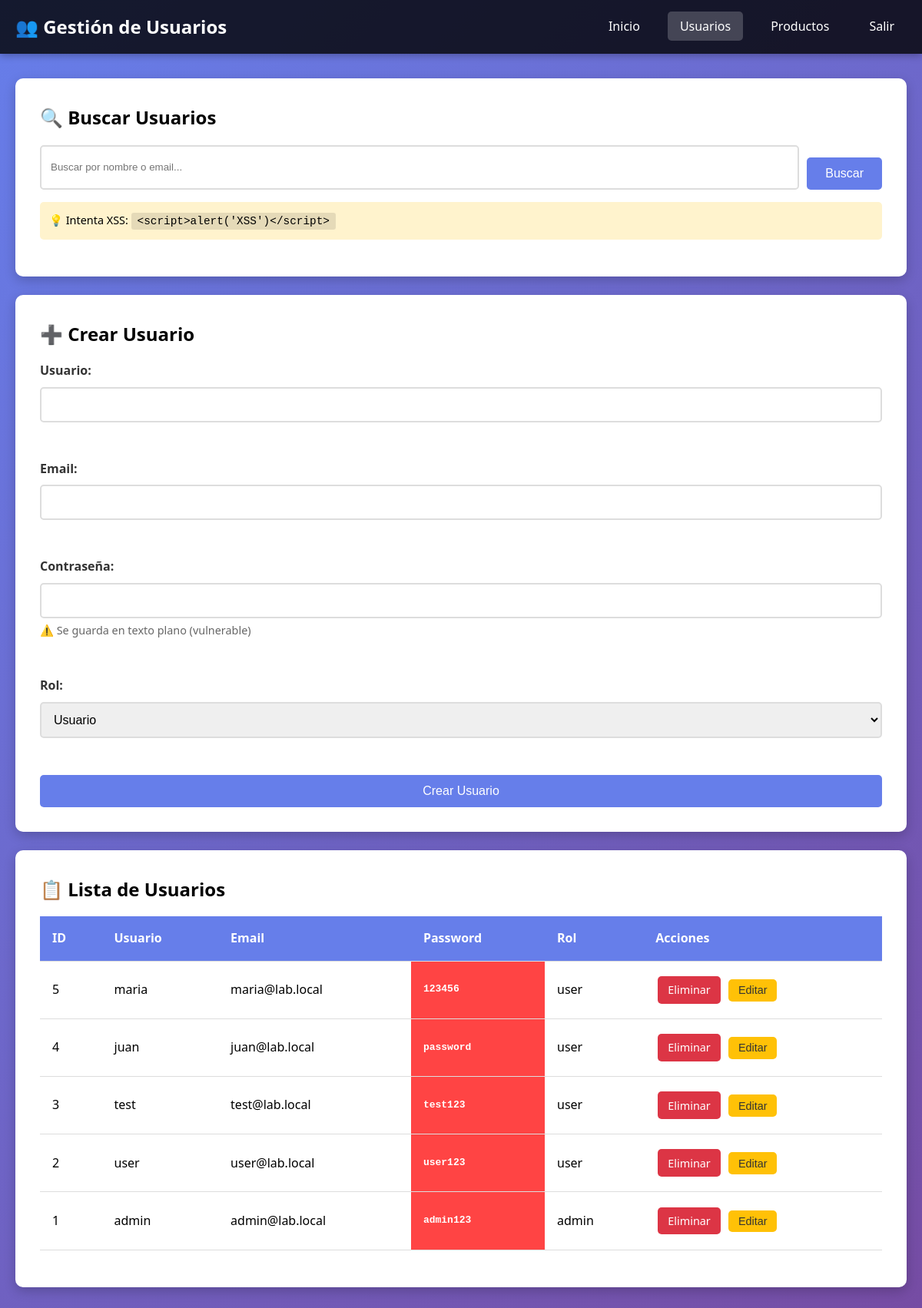
Screenshot of /app_vulnerable/usuarios.php with the database file from the repository.
### tables this page shows
CREATE TABLE IF NOT EXISTS usuarios (
    id INT AUTO_INCREMENT PRIMARY KEY,
    username VARCHAR(50) NOT NULL UNIQUE,
    email VARCHAR(100) NOT NULL,
    password VARCHAR(255) NOT NULL,
    role ENUM('user', 'admin') DEFAULT 'user',
    created_at TIMESTAMP DEFAULT CURRENT_TIMESTAMP
);

### app_vulnerable/usuarios.php (the view, shortened to what this page needs)
<?php
$conn = getConnection();
$search = isset($_GET['search']) ? $_GET['search'] : '';
if ($search != '') {
    $query = "SELECT * FROM usuarios WHERE username LIKE '%$search%' OR email LIKE '%$search%'";
} else {
    $query = "SELECT * FROM usuarios ORDER BY id DESC";
}
$result = mysqli_query($conn, $query);
?>
<!DOCTYPE html>
<html lang="es">
<head>
    <link rel="stylesheet" href="css/style.css">
</head>
<body>
    <nav class="navbar">
        <div class="container">
            <h1>👥 Gestión de Usuarios</h1>
            <ul class="nav-menu">
                <li><a href="index.php">Inicio</a></li>
                <li><a href="usuarios.php" class="active">Usuarios</a></li>
                <li><a href="productos.php">Productos</a></li>
                <li><a href="logout.php">Salir</a></li>
            </ul>
        </div>
    </nav>
    <div class="container">
        <div class="section">
            <h2>🔍 Buscar Usuarios</h2>
            <form method="GET" action="" class="search-form">
                <input type="text" name="search" value="<?php echo $search; ?>"
                       placeholder="Buscar por nombre o email...">
                <button type="submit" class="btn">Buscar</button>
            </form>
            <div class="vulnerability-hint">
                <p>💡 Intenta XSS: <code>&lt;script&gt;alert('XSS')&lt;/script&gt;</code></p>
            </div>
        </div>
        <div class="section">
            <h2>➕ Crear Usuario</h2>
            <form method="POST" action="" class="user-form">
                <div class="form-group">
                    <label>Usuario:</label>
                    <input type="text" name="username" required>
                </div>
                <div class="form-group">
                    <label>Email:</label>
                    <input type="email" name="email" required>
                </div>
                <div class="form-group">
                    <label>Contraseña:</label>
                    <input type="text" name="password" required>
                    <small>⚠️ Se guarda en texto plano (vulnerable)</small>
                </div>
                <div class="form-group">
                    <label>Rol:</label>
                    <select name="role">
                        <option value="user">Usuario</option>
                    </select>
                </div>
                <button type="submit" class="btn btn-primary">Crear Usuario</button>
            </form>
        </div>
        <div class="section">
            <h2>📋 Lista de Usuarios</h2>
            <div class="table-responsive">
                <table class="table">
                    <thead>
                        <tr>
                            <th>ID</th>
                            <th>Usuario</th>
                            <th>Email</th>
                            <th>Password</th>
                            <th>Rol</th>
                            <th>Acciones</th>
                        </tr>
                    </thead>
                    <tbody>
                        <?php while ($user = mysqli_fetch_assoc($result)): ?>
                        <tr>
                            <td><?php echo $user['id']; ?></td>
                            <td><?php echo $user['username']; ?></td>
                            <td><?php echo $user['email']; ?></td>
                            <td class="password-visible"><?php echo $user['password']; ?></td>
                            <td><?php echo $user['role']; ?></td>
                            <td>
                                <a href="?delete=<?php echo $user['id']; ?>"
                                   class="btn btn-danger btn-sm"
                                   onclick="return confirm('¿Eliminar usuario?')">
                                    Eliminar
                                </a>
                                <button onclick="editUser(<?php echo $user['id']; ?>, '<?php echo $user['username']; ?>',
                                                          '<?php echo $user['email']; ?>', '<?php echo $user['role']; ?>')"
                                        class="btn btn-warning btn-sm">
                                    Editar
                                </button>
                            </td>
                        </tr>
                        <?php endwhile; ?>
                    </tbody>
                </table>
            </div>
        </div>
    </div>
</body>
</html>

### app_vulnerable/css/style.css (style rules this page uses)
* { margin: 0; padding: 0; box-sizing: border-box; }
body { font-family: 'Segoe UI', Tahoma, Geneva, Verdana, sans-serif; line-height: 1.6; background: linear-gradient(135deg, #667eea 0%, #764ba2 100%); min-height: 100vh; padding-bottom: 50px; }
.navbar { background: rgba(0, 0, 0, 0.8); padding: 1rem 0; box-shadow: 0 2px 10px rgba(0,0,0,0.3); }
.navbar .container { max-width: 1200px; margin: 0 auto; padding: 0 20px; display: flex; justify-content: space-between; align-items: center; }
.navbar h1 { color: #fff; font-size: 1.5rem; }
.nav-menu { display: flex; list-style: none; gap: 20px; }
.nav-menu a { color: #fff; text-decoration: none; padding: 0.5rem 1rem; border-radius: 5px; transition: background 0.3s; }
.nav-menu a:hover, .nav-menu a.active { background: rgba(255, 255, 255, 0.2); }
.container { max-width: 1200px; margin: 2rem auto; padding: 0 20px; }
.btn { display: inline-block; padding: 0.75rem 1.5rem; background: #667eea; color: white; text-decoration: none; border-radius: 5px; border: none; cursor: pointer; font-size: 1rem; transition: background 0.3s; margin-top: 1rem; }
.btn-primary { background: #667eea; }
.btn-danger { background: #dc3545; }
.btn-warning { background: #ffc107; color: #333; }
.btn-sm { padding: 0.4rem 0.8rem; font-size: 0.9rem; margin: 0.2rem; }
code { background: rgba(0,0,0,0.1); padding: 0.2rem 0.5rem; border-radius: 3px; font-family: 'Courier New', monospace; }
.form-group { margin: 1rem 0; }
.form-group label { display: block; margin-bottom: 0.5rem; font-weight: bold; color: #333; }
.form-group input, .form-group select, .form-group textarea { width: 100%; padding: 0.75rem; border: 2px solid #ddd; border-radius: 5px; font-size: 1rem; }
.form-group small { display: block; margin-top: 0.25rem; color: #666; font-size: 0.9rem; }
.section { background: white; padding: 2rem; border-radius: 10px; margin: 1.5rem 0; box-shadow: 0 5px 15px rgba(0,0,0,0.2); }
.search-form { display: flex; gap: 10px; margin: 1rem 0; }
.search-form input { flex: 1; padding: 0.75rem; border: 2px solid #ddd; border-radius: 5px; }
.vulnerability-hint { background: #fff3cd; padding: 0.75rem; border-radius: 5px; margin: 1rem 0; font-size: 0.9rem; }
.user-form { display: grid; gap: 1rem; }
.table-responsive { overflow-x: auto; }
.table { width: 100%; border-collapse: collapse; margin: 1rem 0; }
.table th, .table td { padding: 1rem; text-align: left; border-bottom: 1px solid #ddd; }
.table th { background: #667eea; color: white; font-weight: bold; }
.password-visible { font-family: monospace; background: #ff4444; color: white; font-weight: bold; }

### rows the page displays
usuarios: id "5", username "maria", email "maria@lab.local", password "123456", role "user"
usuarios: id "4", username "juan", email "juan@lab.local", password "password", role "user"
usuarios: id "3", username "test", email "test@lab.local", password "test123", role "user"
usuarios: id "2", username "user", email "user@lab.local", password "user123", role "user"
usuarios: id "1", username "admin", email "admin@lab.local", password "admin123", role "admin"
